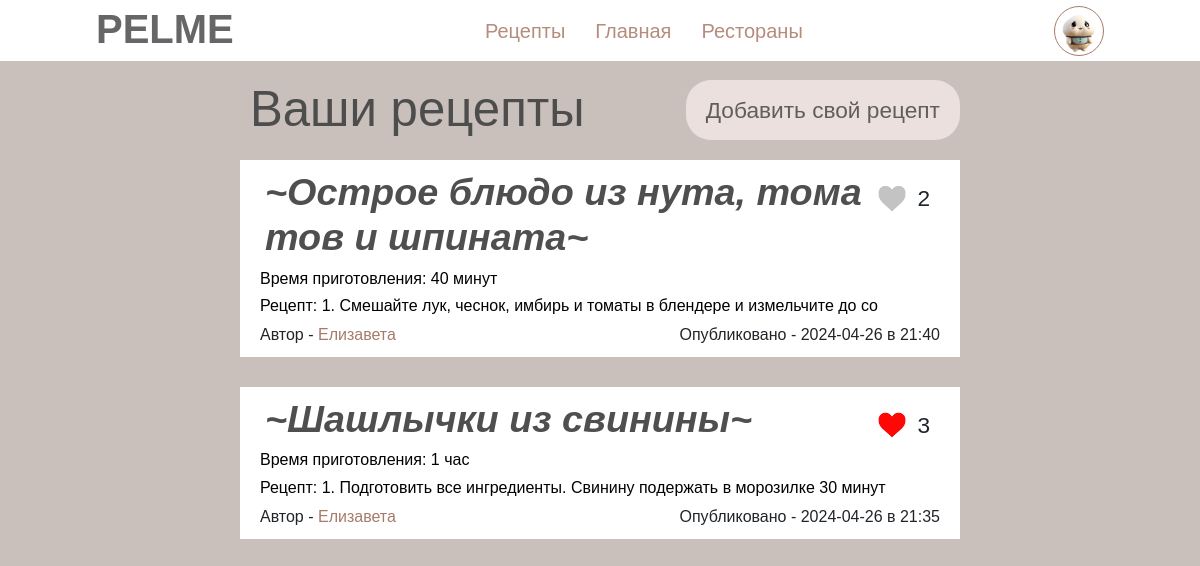
/my_recipes (signed in), run on the app's committed database.
### data/users.py (models this page shows, shortened)
class User(SqlAlchemyBase, UserMixin):
    __tablename__ = 'users'
    id = sqlalchemy.Column(sqlalchemy.Integer, primary_key=True, autoincrement=True)
    name = sqlalchemy.Column(sqlalchemy.String, nullable=True)
    surname = sqlalchemy.Column(sqlalchemy.String, nullable=True)
    avatar = sqlalchemy.Column(sqlalchemy.String, nullable=True)
    email = sqlalchemy.Column(sqlalchemy.String, unique=True, nullable=True)
    level = sqlalchemy.Column(sqlalchemy.String, nullable=True)
    liked_recipes = sqlalchemy.Column(sqlalchemy.String, nullable=True)
    hashed_password = sqlalchemy.Column(sqlalchemy.String, nullable=True)
    modified_date = sqlalchemy.Column(sqlalchemy.DateTime, default=datetime.datetime.now)
    recipes = orm.relationship("Recipes", back_populates='user')

### data/recipes.py (models this page shows)
class Recipes(SqlAlchemyBase):
    __tablename__ = 'recipes'
    id = sqlalchemy.Column(sqlalchemy.Integer, primary_key=True, autoincrement=True)
    name = sqlalchemy.Column(sqlalchemy.String, nullable=True)
    text = sqlalchemy.Column(sqlalchemy.String, nullable=True)
    ingredients = sqlalchemy.Column(sqlalchemy.String, nullable=True)
    time = sqlalchemy.Column(sqlalchemy.String, nullable=True)
    photo = sqlalchemy.Column(sqlalchemy.String, nullable=True)
    count_likes = sqlalchemy.Column(sqlalchemy.String, nullable=True)
    users_likes = sqlalchemy.Column(sqlalchemy.String, nullable=True)
    modified_date = sqlalchemy.Column(sqlalchemy.DateTime, default=datetime.datetime.now)
    is_private = sqlalchemy.Column(sqlalchemy.Boolean, default=True)
    user_id = sqlalchemy.Column(sqlalchemy.Integer, sqlalchemy.ForeignKey("users.id"))
    user = orm.relationship('User')

### main.py (the view)
@app.route('/my_recipes')
@login_required
def my_recipes():
    db_sess = db_session.create_session()
    recipes = db_sess.query(Recipes).filter(Recipes.user_id == current_user.id).order_by(Recipes.modified_date.desc()).all()
    list_liked_recipes = [int(i) for i in current_user.liked_recipes.split(',') if i != '']
    return render_template('recipes.html', recipes=recipes, title='Мои рецепты', add_recipes=True, list_recipes=list_liked_recipes, db_sess=db_sess, user=User)

### data/db_session.py (called while the page is built)
def create_session() -> Session:
    global __factory
    return __factory()

### main.py (called while the page is built)
@login_manager.user_loader
def load_user(user_id):
    db_sess = db_session.create_session()
    return db_sess.query(User).get(user_id)

### templates/recipes.html (shortened to what this page needs)
{% extends "base.html" %}
{% block content %}
<link rel="stylesheet" href="static/css/recipes.css">
    <div class="cols">
        {% if current_user.is_authenticated and add_recipes %}
            <div class="title-button">
                <h1 class="title-my-recipes">Ваши рецепты</h1>
                <button class="btn-add-rec" type="button" onclick="location.href='create_recipes'">Добавить свой
                    рецепт</button>
            </div>
        {% else %}
            <title>Рецепты</title>
            <div class="empty"></div>
        {% endif %}
        {% if recipes %}
            {% for item in recipes %}
                <div class="one-recipe">
                    <form class="form-btn" id="likes" action="/change_likes" method="post">
                        <div class="in-line">
                            <h1 class="name">~{{ item.name }}~</h1>
                            <div class="likes-inline">
                                {% if item.id in list_recipes %}
                                <button class="photo-btn-like"><img src="/static/images/red_heart.png"></button>
                                {% else %}
                                <button class="photo-btn-like"><img src="/static/images/grey_heart.png"></button>
                                {% endif %}
                                <div class="likes">{{ item.count_likes }}</div>
                            </div>
                        </div>
                    </form>
                    <form class="form-btn" id="reading" action="read_recipe/{{ item.id }}" method="post">
                        <button class="btn-read" type="submit"  name="submit" class="col">
                            <div class="fields">
                                <h6 class="time">Время приготовления: {{ item.time }}</h6>
                                <h6 class="recipe">Рецепт: {{ item.text[:70] }}</h6>
                            </div>
                        </button>
                    </form>
                    <form class="form-author" id="show-profile" action="profile_user_recipe/{{ item.user_id }}" method="post">
                        <div class="author-date">
                            <div class="author">Автор - <button class="link" type="submit" >{{ item.user.name }}</button></div>
                            <div class="date">
                                Опубликовано - {{ item.modified_date.date() }} в {{ item.modified_date.hour }}:{{ item.modified_date.minute }}
                            </div>
                        </div>
                    </form>
                </div>
            {% endfor %}
        {% else %}
            <h5 class="not-recipes"> Пусто :( </h5>
        {% endif %}
    </div>
{% endblock %}

### templates/base.html (shortened to what this page needs)
<!doctype html>
<html lang="en">
<head>
    <link rel="stylesheet"
          href="https://stackpath.bootstrapcdn.com/bootstrap/4.4.1/css/bootstrap.min.css"
>
    <link rel="stylesheet" href="/static/css/base.css">
</head>
<body>
    <header>
      <h1 class="logo">PELME</h1>
     <nav>
         <ul>
             <li><a href="/recipes">Рецепты</a></li>
             <li><a href="/">Главная</a></li>
             <li><a href="/restaurants">Рестораны</a></li>
         </ul>
     </nav>
    {% if current_user.is_authenticated %}
     <div class="avatar">
      <li><img class="img-avatar" src="{{ '/' + current_user.avatar }}">
      </li>
     </div>
   {% else %}
    <div class="buttons">
        <button class="btn-regist" type="button" onclick="location.href='regist'">Регистрация</button>
        <button class="btn-come" type="button" onclick="location.href='login'">Войти</button>
    </div>
   {% endif %}
   </header>
<main>
    {% block content %}{% endblock %}
</main>
</body>
</html>

### static/css/base.css (style rules this page uses)
* { margin: 0; padding: 0; box-sizing: border-box; font-family: sans-serif; list-style: none; text-decoration: none; }
body { background-color: #696969; }
header { background-color: #ffffff; position: fixed; top: 0; left: 0; right: 0; display: flex; justify-content: space-between; align-items: center; padding: 0 8%; z-index: 10; }
header .logo { margin-top: 5px; background-color: #ffffff; font-size: 40px; font-weight: 900; color: #666666; transition: .5s; }
header nav ul li { background-color: #ffffff; position: relative; float: left; top: 0; }
header nav ul li a { padding: 15px; color: #b58c7d; font-size: 20px; display: block; }
.avatar { background-color: #ffffff; width: 50px; height: 50px; }
.img-avatar { background-color: #ffffff; width: 100%; height: 100%; border-radius: 70px; border: 1.5px solid #a67b6a; }
nav { background-color: #ffffff; }
div li { background-color: #ffffff; }

### static/css/recipes.css (style rules this page uses)
body { background-color: #c9c0bb; }
.cols { width: 60%; margin: 0 auto; }
.one-recipe { background-color: #ffffff; margin-bottom: 30px; }
.in-line { background-color: #ffffff; display: flex; justify-content: space-between; }
.name { background-color: #ffffff; color: #4f4f4f; margin-left: 25px; margin-top: 10px; font-weight: 550; font-size: 1cm; font-style: italic; max-width: 85%; word-break: break-all; }
.form-btn { background-color: #ffffff; }
.likes { background-color: #ffffff; }
.btn-read { background-color: #ffffff; width: 100%; outline: none; border: none; }
.fields { background-color: #ffffff; }
.time, .recipe, .date { background-color: #ffffff; text-align: left; margin-left: 20px; margin-right: 20px; word-break: break-all; }
.author { position: relative; background-color: #ffffff; margin-left: 20px; margin-right: 20px; margin-bottom: 10px; }
.author-date { background-color: #ffffff; display: flex; justify-content: space-between; }
.photo-btn-like { background-color: #ffffff; outline: none; border: none; width: 30px; height: 30px; }
.likes { position: relative; background-color: #ffffff; font-size: 0.6cm; top: -2px; left: -10px; }
.photo-btn-like img { background-color: #ffffff; margin-left: -40px; width: 100%; height: 100%; }
.likes-inline { background-color: #ffffff; display: flex; justify-content: space-between; margin-right: 20px; margin-top: 23px; }
.link { background-color: #ffffff; outline: 0; border: 0; color: #a67b6a; }
.title-button { display: flex; font-weight: 200; font-size: 0.4cm; justify-content: space-between; margin-top: 10px; }
.title-my-recipes { color: #4d4d4d; margin-top: 70px; font-weight: 10; margin-left: 10px; font-size: 1.3cm; }
.btn-add-rec { background-color: #ebe0dd; padding: 10px 20px; height: 60px; outline: none; border: none; border-radius: 25px; cursor: pointer; position: relative; color: #615d5d; font-weight: 400; font-size: 0.6cm; margin-bottom: 90px; top: 70px; }

### data on the page
User: avatar (picture)
Recipes: name "Острое блюдо из нута, томатов и шпината", count_likes "2", time "40 минут", text "1. Смешайте лук, чеснок, имбирь и томаты в блендере и измельчите до со", user.name "Елизавета", modified_date "2024-04-26", modified_date.hour "21", modified_date.minute "40"
Recipes: name "Шашлычки из свинины", count_likes "3", time "1 час", text "1. Подготовить все ингредиенты. Свинину подержать в морозилке 30 минут", user.name "Елизавета", modified_date "2024-04-26", modified_date.hour "21", modified_date.minute "35"
